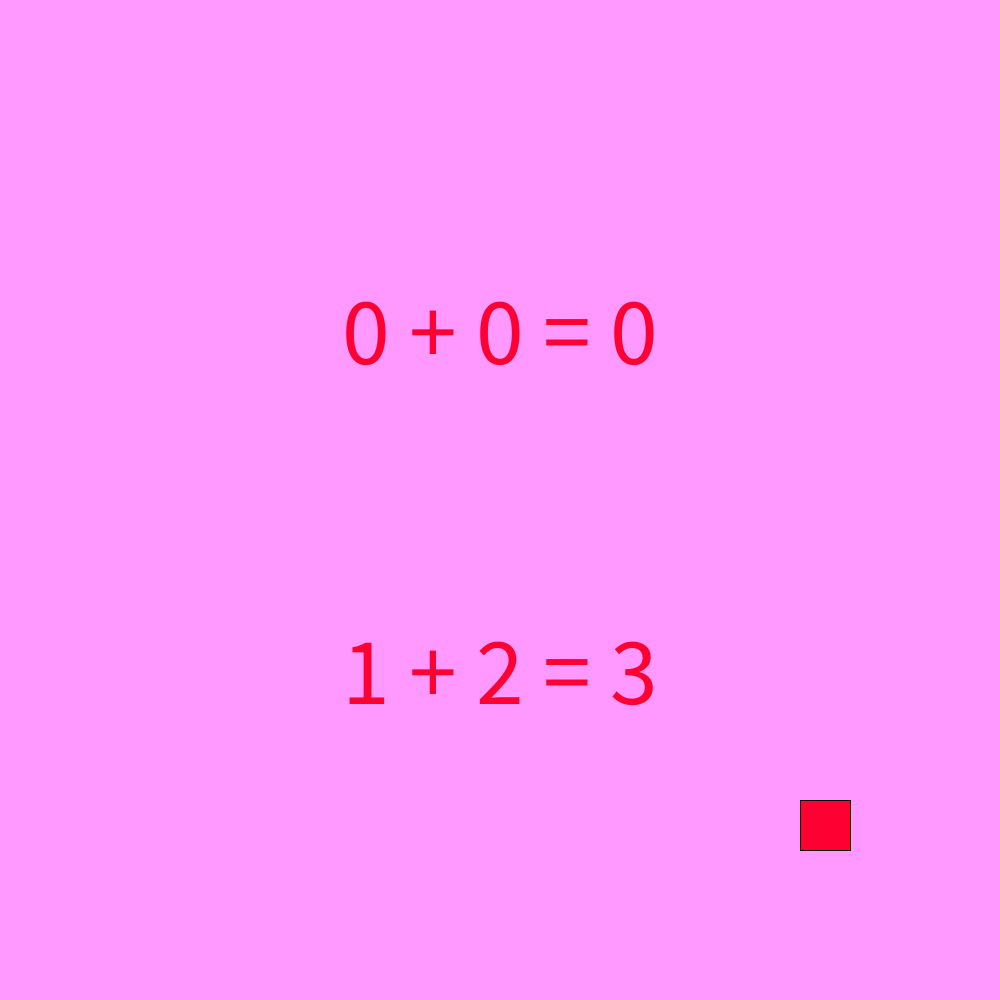
Frame 1 (no input)
Frame 60 (the mouse pressed at the canvas centre just before this capture): identical to frame 1, image omitted
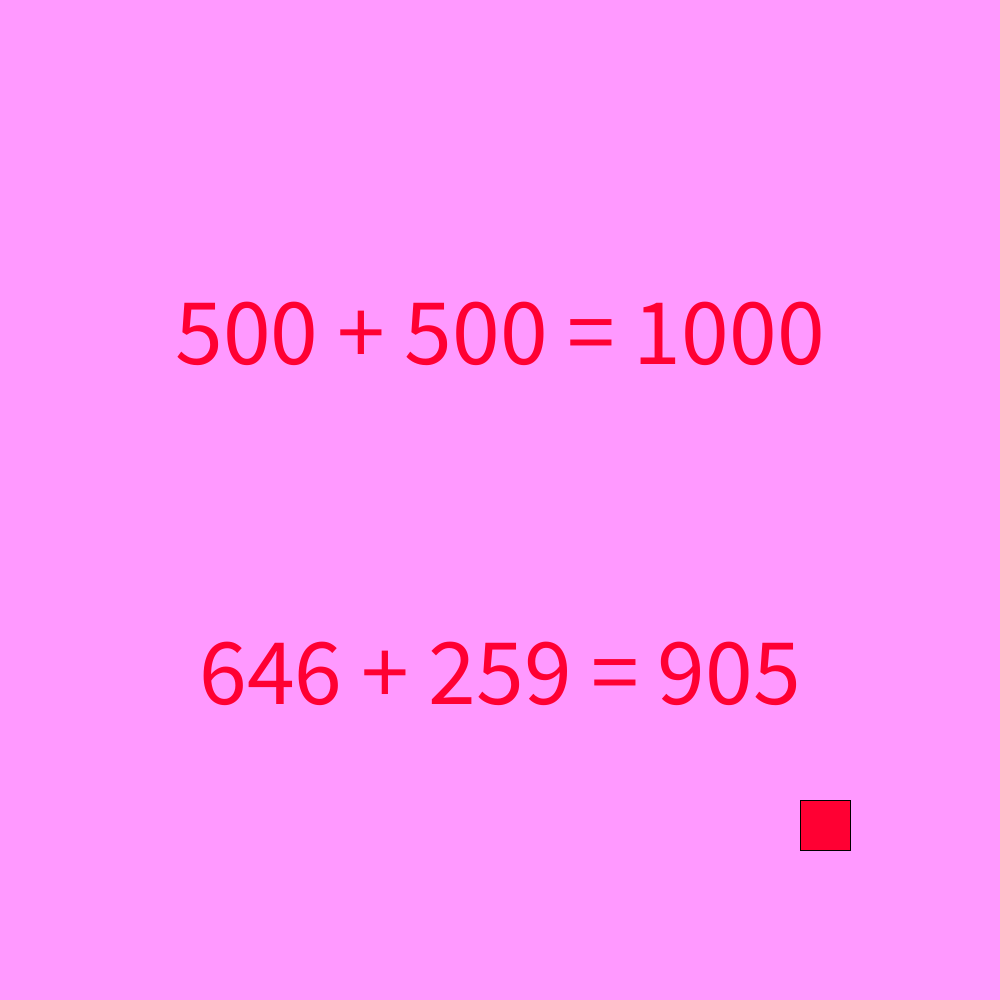
Frame 120 (the mouse held since frame 60 and released just before this capture)

The Processing sketch that drew these frames (run headless with seeded random() and noise(); from frame 60 on, the mouse is pressed at the canvas centre):

// Processing sketch: week4_addition
// ── week4_addition.pde
int x, y, sum;
String sum1, sum2;
int n1, n2;
void setup (){
  size(1000, 1000);
  n1 = 1;
  n2 = 2;
}

void draw(){
  //println(sum(mouseX, mouseY));
  sum1 = mouseX + " + " + mouseY + " = " + sum(mouseX, mouseY);
  sum2 = n1 + " + " + n2 + " = " + sum(n1, n2);
  background(#FF99FF);
  textAlign (CENTER, CENTER);
  textSize(96);
  fill(#FF0033);
  text(sum1, width/2, height*.33);
  text(sum2, width/2, height*.67);
  trap(800, 800);
}

void mousePressed(){
  n1 = int(random(0,1000));
  n2 = int(random(0,1000));
}

int sum (int x, int y){
  return x + y;
}

void trap (float x, float y){
  rect(x, y, 50, 50);
}
